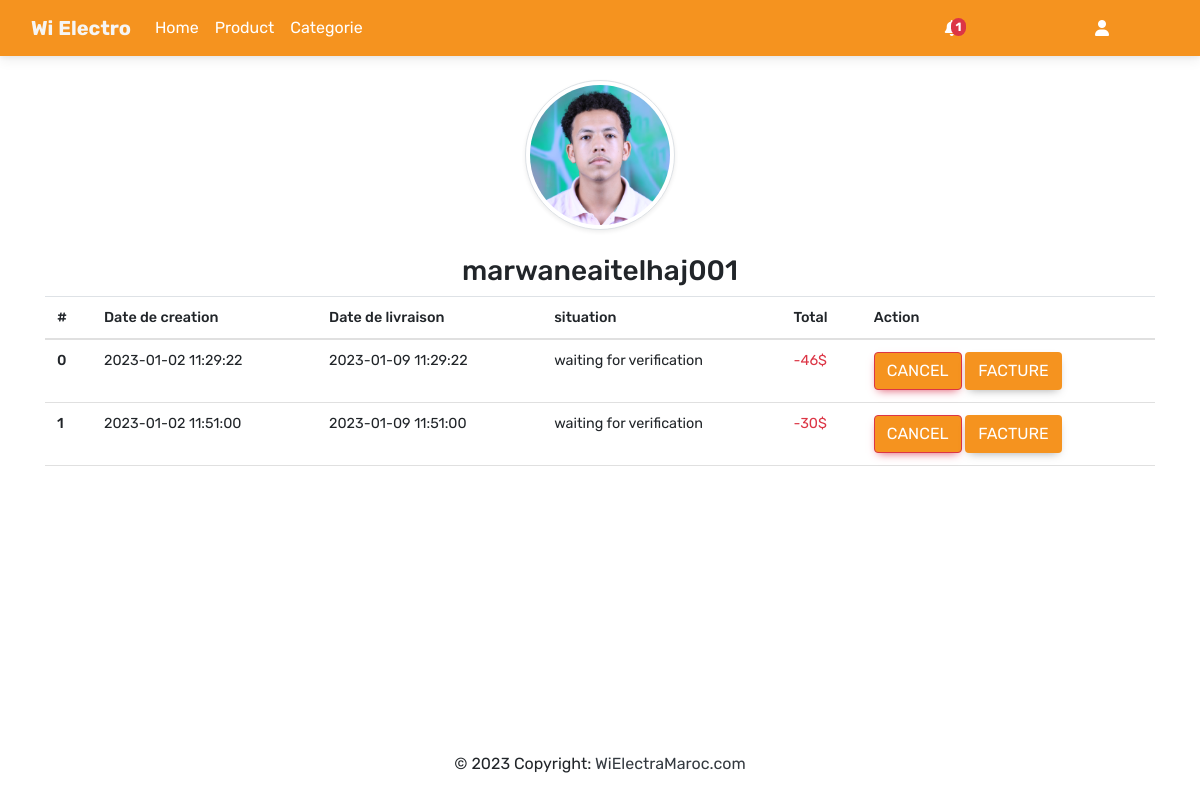
Page /profile (signed in) on the earlier database version.
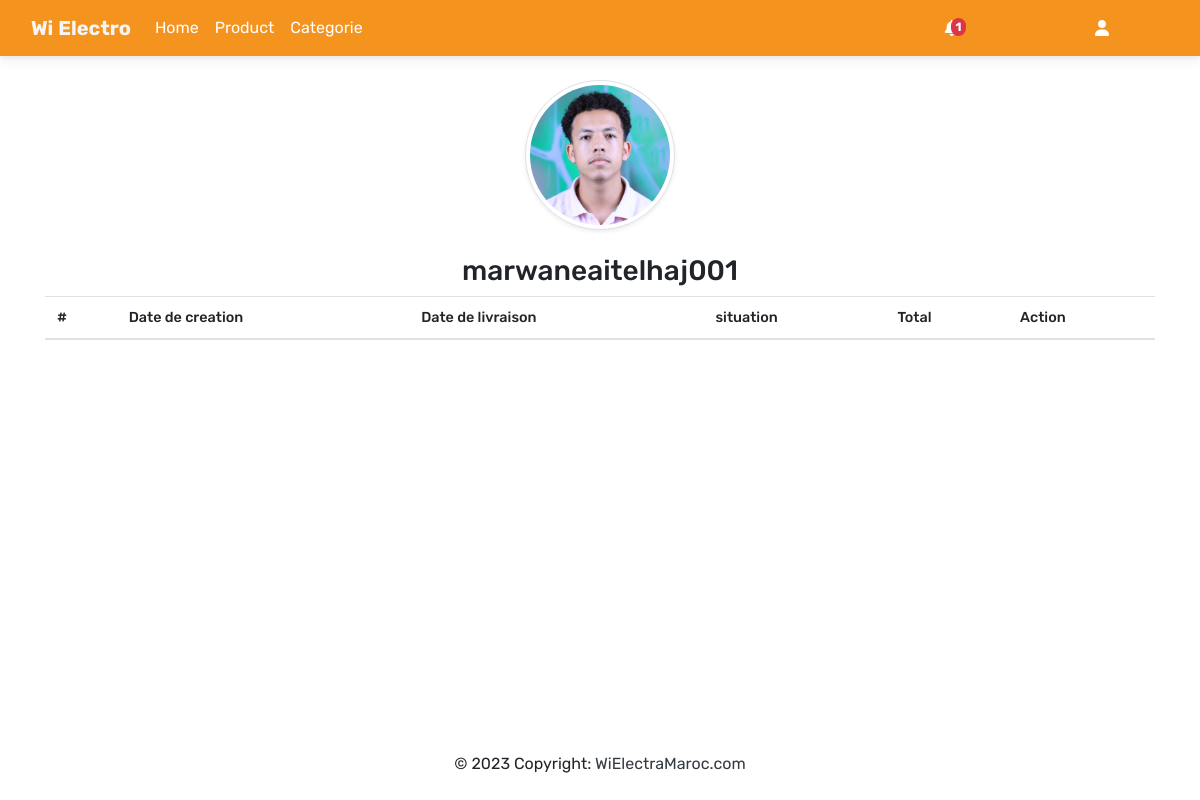
Same page on the later database version.
### tables this page shows
CREATE TABLE `commande` (
  `id` int(11) NOT NULL,
  `datedecreation` varchar(250) NOT NULL,
  `datedenvoi` varchar(250) NOT NULL,
  `datedelivraison` varchar(250) NOT NULL,
  `idclient` int(11) NOT NULL,
  `prixtotaldelacommande` int(11) NOT NULL,
  `situation` varchar(50) NOT NULL
);

### app/core/controller.php (called while the page is built, shortened)
<?php
class controller
{
    public function view($view, $data = [])
    {
        require_once '../app/views/home/header.php';
        require_once '../app/views/home/' . $view . '.php';
        require_once '../app/views/home/footer.php';
    }
}

### app/controllers/profile.php (called while the page is built, shortened)
<?php
class profile extends controller{
    public function __construct()
    {
        $profile = $this->model('crud');
        $profile->profile($_SESSION['id']);
        $this->view('profile', ['profile' => $profile->query]);
    }
}

### public/index.php (called while the page is built, shortened)
<?php
$app = new app;

### app/models/Database.php (called while the page is built, shortened)
<?php
class Database
{
    public static $host = 'localhost';
    public static $dbname = 'electramaroc';
    public static $usernamedb = 'root';
    public static $passworddb = '';
    public function connect()
    {
        $this->conn = new mysqli(self::$host, self::$usernamedb, self::$passworddb, self::$dbname);
    }
}

### app/models/crud.php (called while the page is built, shortened)
<?php
class crud extends Database
{
    public function profile($value1)
    {
        if (isset($_SESSION['id']) and $_SESSION['id'] == 1) {
            $sql = "SELECT c.* , u.login FROM commande c LEFT JOIN user u ON c.idclient = u.id;";
        } else {
            $sql = "SELECT * FROM `commande` WHERE `idclient`=$value1;";
        }
        $this->query = mysqli_query($this->conn, $sql);
    }
}

### app/views/home/profile.php (the view, shortened to what this page needs)
<div class="container w-100">
  <img src="../uploads/<?= $_SESSION['userPic'] ?>" class="m-4 rounded-circle img-thumbnail" style="height: 150px;width:150px;" alt="">
  <h3><?= $_SESSION['username'] ?></h3>
  <div class="w-100">
    <div class="w-100">
      <table class="table w-100">
        <thead>
          <tr>
            <th scope="col">#</th>
            <th scope="col">Date de creation</th>
            <th scope="col">Date de livraison</th>
            <th scope="col">situation</th>
            <th scope="col">Total</th>
            <th scope="col">Action</th>
          </tr>
        </thead>
        <tbody>
          <?php
          $i = 0;
          foreach ($data['profile'] as $profile) {
          ?>
            <tr>
              <th scope="row"><?= $i ?></th>
              <td><?= $profile['datedecreation'] ?></td>
              <td><?= $profile['datedelivraison'] ?></td>
              <?php
              if ($profile['situation'] == '') {
              ?>
                <td>waiting for verification</td>
              <?php
              } elseif ($profile['situation'] == 'sent') {
              ?>
                <td id="Countdown<?= $i ?>"></td>
              <?php
              }
              ?>
              <td class="text-danger">-<?= $profile['prixtotaldelacommande'] ?>$</td>
              <form action="" method="post">
                <td>
                  <button type="submit" name="Cancel" class="btn btn-danger">Cancel</button>
                  <a href="facture?id=<?= $profile['id'] ?>">
                    <button type="button" class="btn">Facture</button>
                  </a>
                </td>
              </form>
            </tr>
          <?php
            $i++;
          }
          ?>
        </tbody>
      </table>
    </div>
  </div>
</div>

Differences in the rows shown:
removed commande: datedecreation "2023-01-02 11:29:22", datedelivraison "2023-01-09 11:29:22", shows "waiting for verification", prixtotaldelacommande "46"
removed commande: datedecreation "2023-01-02 11:51:00", datedelivraison "2023-01-09 11:51:00", shows "waiting for verification", prixtotaldelacommande "30"
